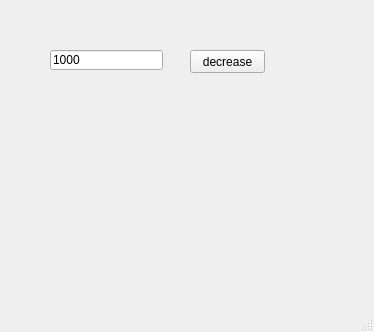
<?xml version="1.0" encoding="UTF-8"?>
<ui version="4.0">
 <class>MainWindow</class>
 <widget class="QMainWindow" name="MainWindow">
  <property name="geometry">
   <rect>
    <x>0</x>
    <y>0</y>
    <width>374</width>
    <height>332</height>
   </rect>
  </property>
  <property name="windowTitle">
   <string>MainWindow</string>
  </property>
  <widget class="QWidget" name="centralwidget">
   <widget class="QPushButton" name="pb">
    <property name="geometry">
     <rect>
      <x>190</x>
      <y>50</y>
      <width>75</width>
      <height>23</height>
     </rect>
    </property>
    <property name="text">
     <string>decrease</string>
    </property>
   </widget>
   <widget class="QLineEdit" name="le">
    <property name="geometry">
     <rect>
      <x>50</x>
      <y>50</y>
      <width>113</width>
      <height>20</height>
     </rect>
    </property>
    <property name="text">
     <string>1000</string>
    </property>
   </widget>
  </widget>
  <widget class="QMenuBar" name="menubar">
   <property name="geometry">
    <rect>
     <x>0</x>
     <y>0</y>
     <width>374</width>
     <height>21</height>
    </rect>
   </property>
  </widget>
  <widget class="QStatusBar" name="statusbar"/>
 </widget>
 <resources/>
 <connections/>
</ui>
